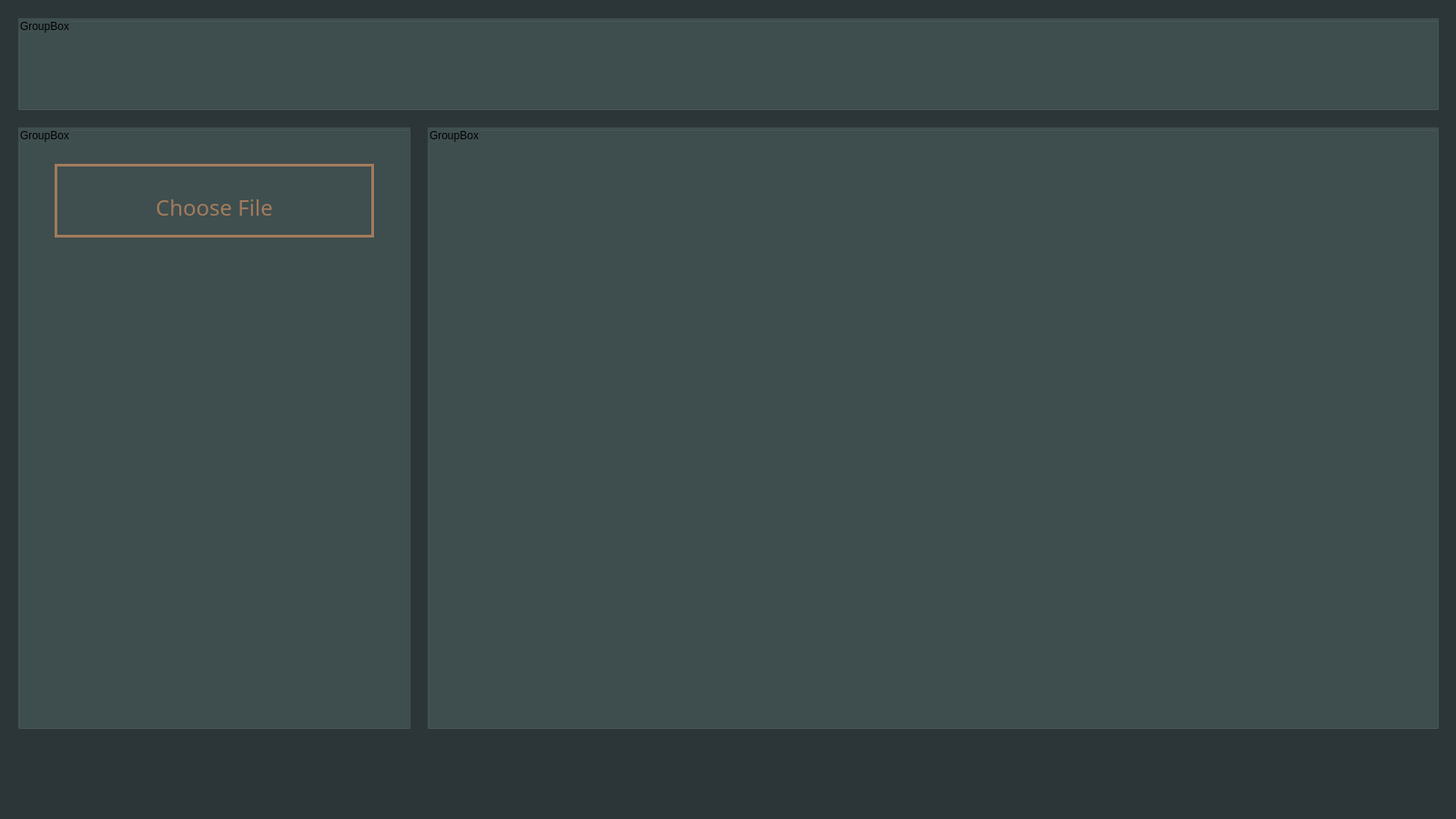
<?xml version="1.0" encoding="UTF-8"?>
<ui version="4.0">
 <class>MainWindow</class>
 <widget class="QMainWindow" name="MainWindow">
  <property name="geometry">
   <rect>
    <x>0</x>
    <y>0</y>
    <width>1600</width>
    <height>900</height>
   </rect>
  </property>
  <property name="windowTitle">
   <string>MainWindow</string>
  </property>
  <property name="styleSheet">
   <string notr="true">background-color: #2C3639;</string>
  </property>
  <widget class="QWidget" name="centralwidget">
   <widget class="QGroupBox" name="groupBox">
    <property name="enabled">
     <bool>true</bool>
    </property>
    <property name="geometry">
     <rect>
      <x>20</x>
      <y>140</y>
      <width>431</width>
      <height>661</height>
     </rect>
    </property>
    <property name="styleSheet">
     <string notr="true">padding-top:15px;
margin-top:-15px;
background-color: #3F4E4F;</string>
    </property>
    <property name="title">
     <string>GroupBox</string>
    </property>
    <property name="flat">
     <bool>true</bool>
    </property>
    <widget class="QPushButton" name="pushButton">
     <property name="geometry">
      <rect>
       <x>40</x>
       <y>40</y>
       <width>351</width>
       <height>81</height>
      </rect>
     </property>
     <property name="sizePolicy">
      <sizepolicy hsizetype="Minimum" vsizetype="Fixed">
       <horstretch>0</horstretch>
       <verstretch>0</verstretch>
      </sizepolicy>
     </property>
     <property name="font">
      <font>
       <family>MS Reference Sans Serif</family>
       <pointsize>18</pointsize>
      </font>
     </property>
     <property name="styleSheet">
      <string notr="true">color: #A27B5C;
border: 3px solid #A27B5C; margin: 0, 0, 0 0;</string>
     </property>
     <property name="text">
      <string>Choose File</string>
     </property>
    </widget>
   </widget>
   <widget class="QGroupBox" name="groupBox_2">
    <property name="enabled">
     <bool>true</bool>
    </property>
    <property name="geometry">
     <rect>
      <x>470</x>
      <y>140</y>
      <width>1111</width>
      <height>661</height>
     </rect>
    </property>
    <property name="styleSheet">
     <string notr="true">padding-top:15px;
margin-top:-15px;
background-color: #3F4E4F;</string>
    </property>
    <property name="title">
     <string>GroupBox</string>
    </property>
    <property name="flat">
     <bool>true</bool>
    </property>
   </widget>
   <widget class="QGroupBox" name="groupBox_3">
    <property name="enabled">
     <bool>true</bool>
    </property>
    <property name="geometry">
     <rect>
      <x>20</x>
      <y>20</y>
      <width>1561</width>
      <height>101</height>
     </rect>
    </property>
    <property name="styleSheet">
     <string notr="true">padding-top:15px;
margin-top:-15px;
background-color: #3F4E4F;</string>
    </property>
    <property name="title">
     <string>GroupBox</string>
    </property>
    <property name="flat">
     <bool>true</bool>
    </property>
   </widget>
  </widget>
  <widget class="QMenuBar" name="menubar">
   <property name="geometry">
    <rect>
     <x>0</x>
     <y>0</y>
     <width>1600</width>
     <height>26</height>
    </rect>
   </property>
  </widget>
  <widget class="QStatusBar" name="statusbar"/>
 </widget>
 <resources/>
 <connections/>
</ui>
